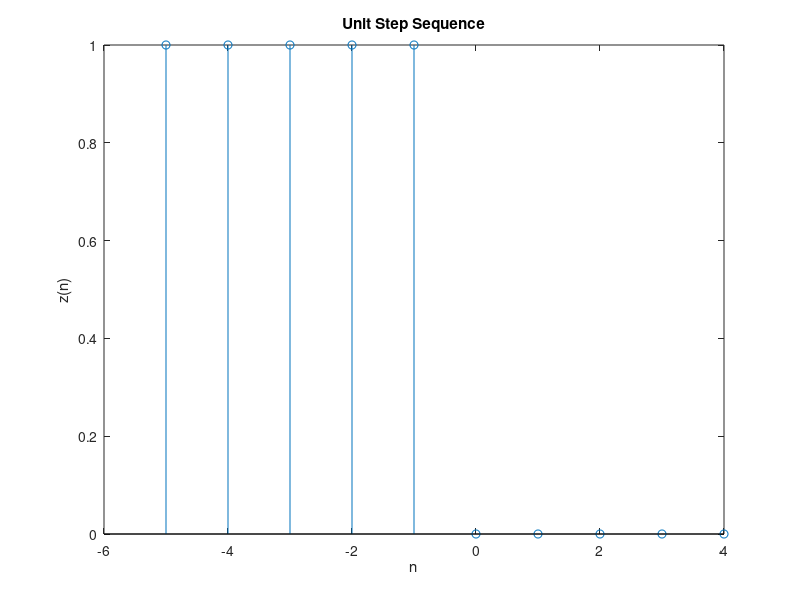

Reproduce this figure in MATLAB.
N = 10;

x = [-5 -4 -3 -2 -1 0 1 2 3 4];
n=-5:1:N-6;

for i=1:10
    if x(i)<0;
        z(i) = 1;
    else
        z(i) = 0;
    end;
end;

stem(x,z);
xlabel('n');
ylabel('z(n)');
title('Unit Step Sequence'); 